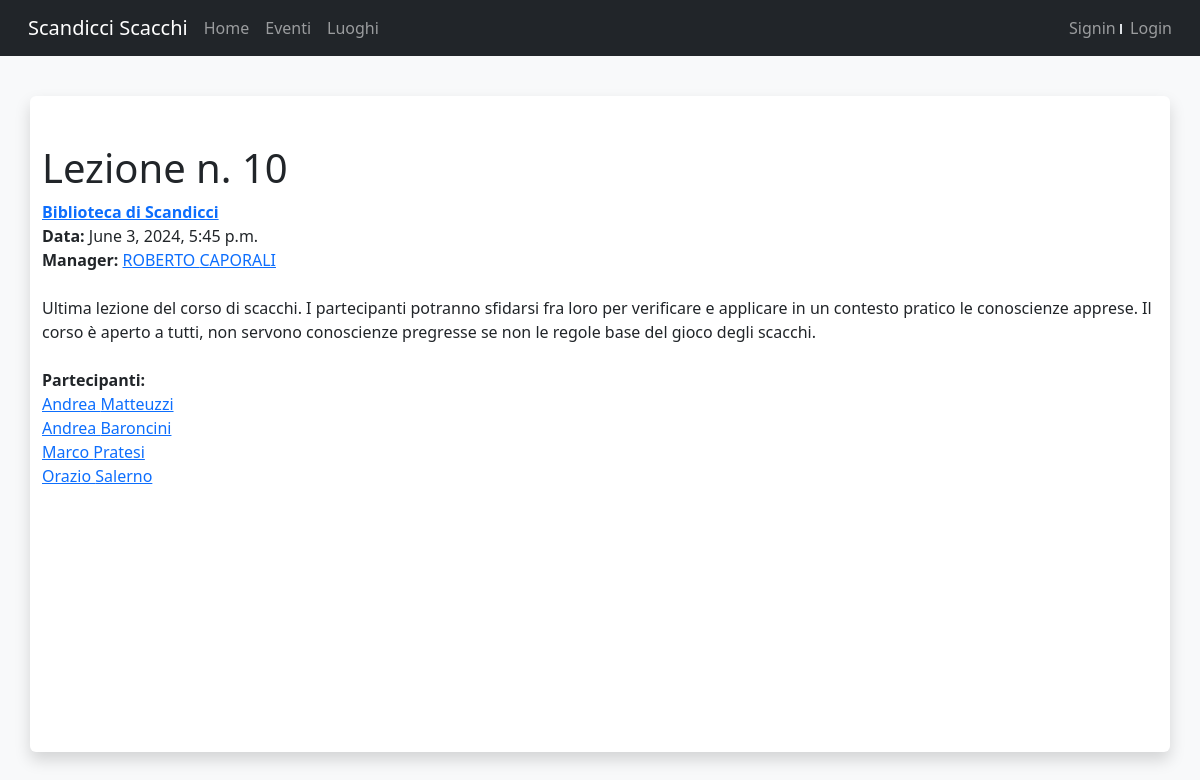
Screenshot of /event/10 with the database file from the repository.
### pages/models.py (models this page shows, shortened)
class Event(models.Model):
    name = models.CharField(max_length=127)
    date = models.DateTimeField()
    venue = models.ForeignKey(Venue, blank=True, null=True, on_delete=models.CASCADE)
    manager = models.ForeignKey(User, blank=True, null=True, on_delete=models.SET_NULL)
    description = models.TextField(blank=True)
    attendees = models.ManyToManyField(User, related_name='attendees', blank=True)
    image = models.ImageField(upload_to='images/', blank=True, null=True)

class Venue(models.Model):
    name = models.CharField(max_length=127)
    address = models.CharField(max_length=255)
    phone = models.CharField(max_length=12, blank=True)
    web = models.URLField(blank=True)
    email = models.EmailField(blank=True)
    def __str__(self):
        return self.name

### pages/views.py (the view)
# urls.py: path('event/<int:event_id>', views.eventView, name='event'),
def eventView(request, event_id):
    event = models.Event.objects.get(pk=event_id)
    return render(request,
                  'event.html',
                  {
                      'event': event,
                  })

### events_webapp/user_context.py (called while the page is built)
def usernameContext(request):
  user = request.user
  if not isinstance(user, AnonymousUser):
    username = user.username
  else:
    username = None
  return {'username': username}

### pages/templates/event.html (shortened to what this page needs)
{% extends "base.html" %}
{% block content %}
    <h1> {{event.name}} </h1>
    <strong><a href="{% url 'venue' event.venue.id %}"> {{ event.venue }} </a> </strong> </br>
    <strong>Data:</strong> {{ event.date }} </br>
    <strong>Manager:</strong> <a class="text-uppercase" href="{% url 'user' event.manager.id %}"> {{ event.manager.first_name }} {{ event.manager.last_name }} </a></br></br>
    {{ event.description }} </br></br>
    {% if event.attendees.all %}
        <strong>Partecipanti:</strong> </br>
        {% for attende in event.attendees.all %}
            <a href="{% url 'user' attende.id %}"> {{ attende.first_name }} {{ attende.last_name }} </a></br>
        {% endfor %}
    {% else %}
        <strong>Non ci sono partecipanti</strong>
    {% endif %}
{% endblock %}

### pages/templates/base.html (style rules this page uses)
html, body { min-height: 100vh; min-width: 100vw; }

### rows the page displays
Event: name "Lezione n. 10", venue "Biblioteca di Scandicci", date "June 3, 2024, 5:45 p.m.", manager.first_name "ROBERTO", manager.last_name "CAPORALI", description "Ultima lezione del corso di scacchi. I partecipanti potranno sfidarsi fra loro per verificare e applicare in un contesto pratico le conoscienze apprese. Il corso è aperto a tutti, non servono conoscienze pregresse se non le regole base del gioco degli scacchi."

### other values shown
{{ attende.first_name }} "Andrea"
{{ attende.last_name }} "Matteuzzi"
{{ attende.last_name }} "Baroncini"
{{ attende.first_name }} "Marco"
{{ attende.last_name }} "Pratesi"
{{ attende.first_name }} "Orazio"
{{ attende.last_name }} "Salerno"
